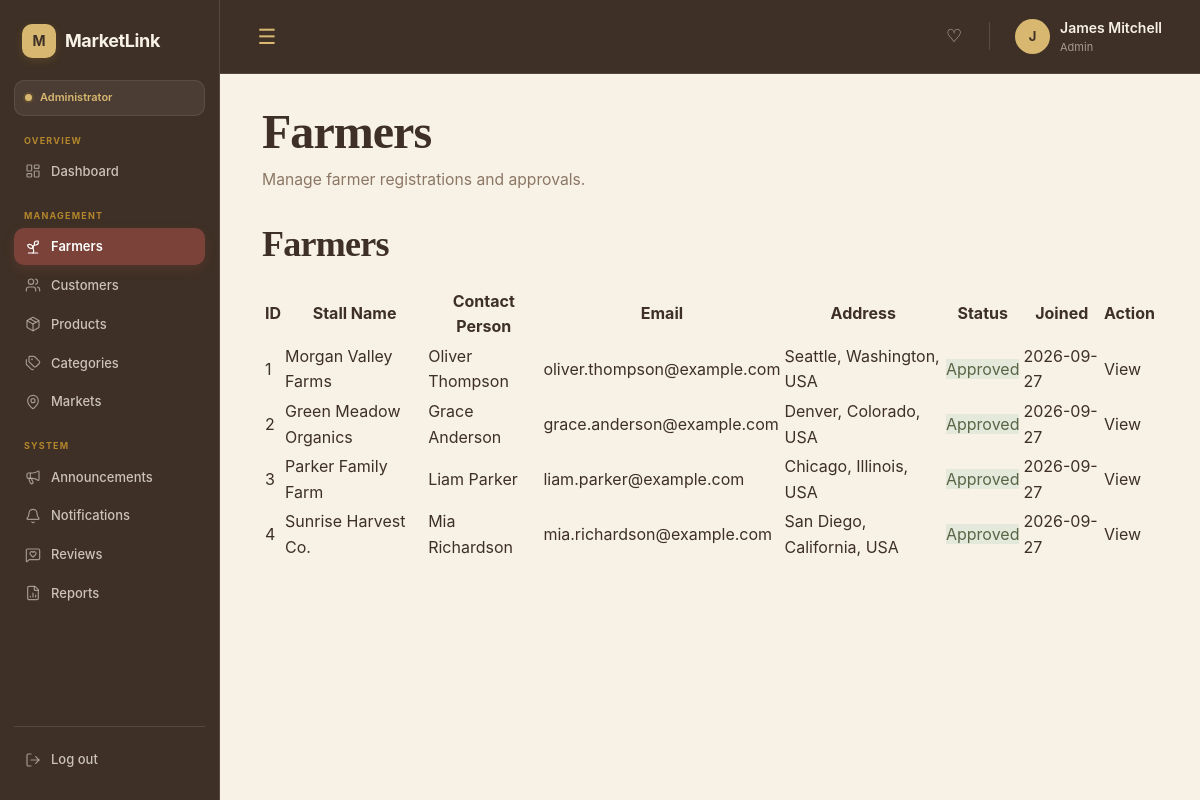
Page /admin/farmers.php (signed in) on the committed database.
### tables this page shows
CREATE TABLE `farmers` (
  `id` int(10) UNSIGNED NOT NULL,
  `user_id` int(10) UNSIGNED NOT NULL,
  `stall_name` varchar(150) NOT NULL,
  `contact_person` varchar(100) DEFAULT NULL,
  `description` text DEFAULT NULL,
  `address` varchar(255) DEFAULT NULL,
  `latitude` decimal(10,8) DEFAULT NULL,
  `longitude` decimal(11,8) DEFAULT NULL,
  `approval_status` enum('pending','approved','rejected') NOT NULL DEFAULT 'pending',
  `created_at` timestamp NOT NULL DEFAULT current_timestamp(),
  `updated_at` timestamp NOT NULL DEFAULT current_timestamp() ON UPDATE current_timestamp()
);

CREATE TABLE `users` (
  `id` int(10) UNSIGNED NOT NULL,
  `name` varchar(100) NOT NULL,
  `email` varchar(150) NOT NULL,
  `password_hash` varchar(255) NOT NULL,
  `phone` varchar(30) DEFAULT NULL,
  `address` varchar(255) DEFAULT NULL,
  `role` enum('customer','farmer','admin') NOT NULL DEFAULT 'customer',
  `status` enum('active','inactive','suspended') NOT NULL DEFAULT 'active',
  `created_at` timestamp NOT NULL DEFAULT current_timestamp(),
  `updated_at` timestamp NOT NULL DEFAULT current_timestamp() ON UPDATE current_timestamp()
);

### admin/farmers.php (the view, shortened to what this page needs)
<?php
require_once __DIR__ . '/../includes/include.php';
$errors = [];
$farmers = [];
$stmt = $conn->prepare("
    SELECT
        f.id,
        f.stall_name,
        f.contact_person,
        f.address,
        u.email,
        f.approval_status,
        f.created_at
    FROM farmers f
    LEFT JOIN users u
        ON f.user_id = u.id
    ORDER BY
        CASE
            WHEN f.approval_status = 'pending' THEN 0
            WHEN f.approval_status = 'approved' THEN 1
            ELSE 2
        END,
        f.created_at DESC
");
if ($stmt) {
    if ($stmt->execute()) {
        $result = $stmt->get_result();
        $farmers = $result->fetch_all(MYSQLI_ASSOC);
    } else {
        $errors[] = 'Failed to load farmers: ' . $stmt->error;
    }
} else {
    $errors[] = 'Failed to prepare farmer query: ' . $conn->error;
}
?>
<!DOCTYPE html>
<html lang="en">
<head>
    <link
        rel="stylesheet"
        href="../assets/css/base.css"
    >
    <link
        rel="stylesheet"
        href="../assets/css/navbar.css"
    >
    <link
        rel="stylesheet"
        href="../assets/css/sidebar.css"
    >
</head>
<body>
<?php include __DIR__ . '/../includes/navbar.php'; ?>
<?php include __DIR__ . '/../includes/sidebar.php'; ?>
<div class="admin-container">
    <main class="main-content">
        <div class="page-header">
            <div>
                <h1>
                    Farmers
                </h1>
                <p>
                    Manage farmer registrations and approvals.
                </p>
            </div>
        </div>
        <section class="table-section">
            <div class="section-header">
                <h2>
                    Farmers
                </h2>
            </div>
            <div class="table-responsive">
                <table class="data-table">
                    <thead>
                        <tr>
                            <th>ID</th>
                            <th>Stall Name</th>
                            <th>Contact Person</th>
                            <th>Email</th>
                            <th>Address</th>
                            <th>Status</th>
                            <th>Joined</th>
                            <th>Action</th>
                        </tr>
                    </thead>
                    <tbody>
                    <?php if (!empty($farmers)): ?>
                        <?php foreach ($farmers as $farmer): ?>
                            <?php
                                $farmerId = (int) $farmer['id'];
                                $status = $farmer['approval_status'];
                            ?>
                            <tr>
                                <td>
                                    <?= $farmerId ?>
                                </td>
                                <td>
                                    <?= htmlspecialchars(
                                        $farmer['stall_name']
                                    ) ?>
                                </td>
                                <td>
                                    <?= htmlspecialchars(
                                        $farmer['contact_person'] ?? 'N/A'
                                    ) ?>
                                </td>
                                <td>
                                    <?= htmlspecialchars(
                                        $farmer['email'] ?? 'N/A'
                                    ) ?>
                                </td>
                                <td>
                                    <?= htmlspecialchars(
                                        $farmer['address'] ?? 'N/A'
                                    ) ?>
                                </td>
                                <td>
                                    <span
                                        class="status status-<?= htmlspecialchars($status) ?>"
                                    >
                                        <?= ucfirst(
                                            htmlspecialchars($status)
                                        ) ?>
                                    </span>
                                </td>
                                <td>
                                    <?= !empty($farmer['created_at'])
                                        ? date(
                                            'Y-m-d',
                                            strtotime($farmer['created_at'])
                                        )
                                        : 'N/A'
                                    ?>
                                </td>
                                <td>
                                    <div class="action-buttons">
                                        <a
                                            href="farmer_details.php?id=<?= $farmerId ?>"
                                            class="btn btn-sm btn-secondary"
                                        >
                                            View
                                        </a>
                                    </div>
                                </td>
                            </tr>
                        <?php endforeach; ?>
                    <?php endif; ?>
                    </tbody>
                </table>
            </div>
        </section>
    </main>
</div>
</body>
</html>

### assets/css/base.css (style rules this page uses)
:root { --terracotta: #87483d; --terracotta-dark: #63261b; --terracotta-light: #a3786e; --terracotta-soft: #F3DDD7; --sage: #6F7C59; --sage-dark: #596545; --sage-light: #E4E9DC; --sage-soft: #EEF1E9; --marigold: #d8b871; --marigold-dark: #978050; --marigold-light: #F5E3AF; --marigold-soft: #FAF1D9; --cream: #F8F1E5; --cream-light: #FFF9F0; --cream-dark: #EDE0CC; --white: #FFFFFF; --text: #3E3026; --text-soft: #665143; --text-muted: #8B7766; --border: #DCCDB9; --border-light: #EAE1D5; --radius-sm: 10px; --radius-md: 16px; --radius-lg: 22px; --radius-xl: 30px; --radius-pill: 999px; --shadow-soft: 0 6px 20px rgba(62, 48, 38, 0.07); --shadow-card: 0 12px 32px rgba(62, 48, 38, 0.09); --shadow-hover: 0 16px 40px rgba(62, 48, 38, 0.13); --font-main: "Space Grotesk", sans-serif; --font-body: "Inter", sans-serif; --font-serif: "Fraunces", Georgia, serif; --sidebar-width: 240px; --navbar-height: 74px; --content-max-width: 1500px; --transition-fast: 0.18s ease; --transition-normal: 0.25s ease; --transition-slow: 0.35s ease; }
* { box-sizing: border-box; }
html { scroll-behavior: smooth; }
body { margin: 0; background: var(--cream); color: var(--text); font-family: var(--font-body); line-height: 1.6; -webkit-font-smoothing: antialiased; }
h1, h2, h3, h4, h5, h6 { margin-top: 0; color: var(--text); font-family: var(--font-serif); line-height: 1.15; letter-spacing: -0.02em; }
h1 { font-size: clamp(2.2rem, 4vw, 3.6rem); }
h2 { font-size: clamp(1.8rem, 3vw, 2.6rem); }
p { margin-top: 0; }
a { color: inherit; text-decoration: none; }
button, a { -webkit-tap-highlight-color: transparent; }
.main-content { margin-left: var(--sidebar-width); padding: calc(var(--navbar-height) + 30px) 42px 70px; min-height: 100vh; transition: margin-left var(--transition-normal); }
.page-header { margin-bottom: 32px; }
.page-header h1 { margin-bottom: 8px; }
.page-header p { margin: 0; color: var(--text-muted); font-size: 0.98rem; }
.section-header { display: flex; align-items: center; justify-content: space-between; gap: 20px; margin-bottom: 20px; }
.section-header h2, .section-header h3 { margin-bottom: 0; }

### assets/css/sidebar.css (style rules this page uses)
:root { --sidebar-width: 220px; --sidebar-bg: #3E3026; --sidebar-bg-light: #4C3B2F; --sidebar-text: #F8F1E5; --sidebar-text-soft: rgba(248, 241, 229, 0.76); --sidebar-text-muted: rgba(248, 241, 229, 0.50); --sidebar-border: rgba(248, 241, 229, 0.12); --sidebar-terracotta: #7a4238; --sidebar-terracotta-dark: #63261b; --sidebar-sage: #6F7C59; --sidebar-marigold: #d8b871; --sidebar-cream: #F8F1E5; }

### admin/farmers.php (style rules this page uses)
.action-buttons { display: flex; align-items: center; gap: 6px; flex-wrap: wrap; }
.status-approved { background: var(--sage-light); color: var(--sage-dark); }

### rows in the picture
farmers: id "1", stall_name "Morgan Valley Farms", contact_person "Oliver Thompson", user.email "oliver.thompson@example.com", address "Seattle, Washington, USA", approval_status "Approved", created_at "2026-09-27"
farmers: id "2", stall_name "Green Meadow Organics", contact_person "Grace Anderson", user.email "grace.anderson@example.com", address "Denver, Colorado, USA", approval_status "Approved", created_at "2026-09-27"
farmers: id "3", stall_name "Parker Family Farm", contact_person "Liam Parker", user.email "liam.parker@example.com", address "Chicago, Illinois, USA", approval_status "Approved", created_at "2026-09-27"
farmers: id "4", stall_name "Sunrise Harvest Co.", contact_person "Mia Richardson", user.email "mia.richardson@example.com", address "San Diego, California, USA", approval_status "Approved", created_at "2026-09-27"

### other values in the picture
$_SESSION['name'] "James Mitchell"
$_SESSION['role'] "Admin"
